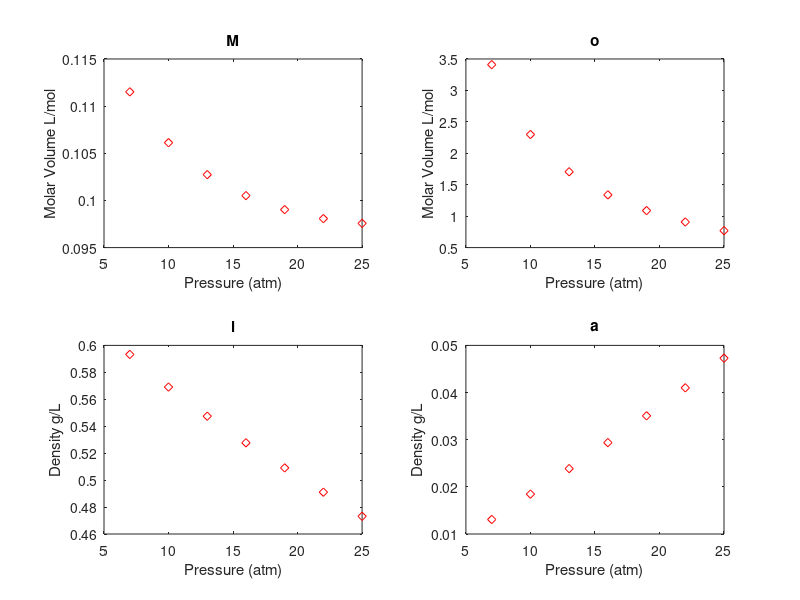

The MATLAB source for this figure: (Note: this script raises an error after producing the figure.)
function Dylan_Task5

%Dylan Hematillake
%20651646

clear all
clc
 
global T P R n z
 
R=0.08206; % gas constant.
 
T=50; % Temperature in oC
Pop= [7 10 13 16 19 22 25];
num=length(Pop);
for i=1:num
    P=Pop(i);
    
F=1; % Feed molar flow rate, mol/s.
z=[0.3977 0.2926 0.1997 0.0731 0.0369]; % Feed composition in mole fraction.
n=length(z);
 
mo=[0.2 0.1 0.2 0.2 0.3 0.5 0.3 0.1 0.05 0.05 0.5]; %first five values are liquid mole fractions, next 5 are vapour, last value is alpha
  
m=fsolve(@ProcessEquations,mo);
 
x=m(1:n); % Mole fractions of liquid phase.
y=m(n+1:2*n); % Mole fraction of vapor phase.
alpha=m(2*n+1);  % Ratio of vaporization.

[phiL,ZL]=fugacity(x,0);            
[phiV,ZV]=fugacity(y,1);
mvL=ZL*R*(T+273.15)/P; % Molar volume (L/mol) of liquid.
mvV= ZV*R*(T+273.15)/P; % Molar volume (L/mol) of vapor.
 
MM=[30.04 44.10 58.12 72.15 86.18]; % molar mass vector
MMLavg=x*MM'; % Average molar mass (g/mol) of liquid.
MMVavg=y*MM'; % Average molar mass (g/mol) of vapor.
 
RhoL=MMLavg/mvL/1000; % Density (g/cm3) of liquid.
RhoV=MMVavg/mvV/1000; % Density (g/cm3) of liquid. 
 
Results(i,:) = [Pop(i) mvL mvV RhoL RhoV];
end

labels = ["Molar Volume Liq", "Molar Volume Vap","Density Liq", "Density Vap"]

for i = 1:4
subplot(2,2,i)
plot(Pop,Results(:,i+1),'rd'),title(labels(i))
if i == 1 || i == 2
    xlabel("Pressure (atm)"),ylabel("Molar Volume L/mol")
else
    xlabel("Pressure (atm)"),ylabel("Density g/L")
end

end

xlswrite('Dylan Hematillake Lab 6.xlsx',Results,5)
end

function f=ProcessEquations(m)
 
global T P n z

x=m(1:n);  % Mole fractions of liquid phase.
y=m(n+1:2*n); % Mole fraction of vapor phase.
alpha=m(2*n+1); % Ratio of vaporization.
 
[phiL,ZL]=fugacity(x,0);
[phiV,ZV]=fugacity(y,1);
 
k=phiL./phiV;
 
f(1:n)=y'-k.*x'; %Equation 5
f(n+1:2*n)= x'-z'./(1+alpha.*(k-1)); %Equation 6(make sure everything is equal to 0                                           
f(2*n+1)= sum(z'.*(1-k)./(1+alpha.*(k-1)));  %Equation 8                                           
 
end

function [phi,Zm]=fugacity(mf,W)
 
global T P R  
 
% Critical values:
CPT=[48.2  305.5  0.099;  % Ethane
     42.0  370.0  0.153;  % Propane
     37.5  425.2  0.199;  % Butane
     33.75 469.60 0.254;  % Pentane
     30.32 507.90 0.300]; % Hexane
 
a=0.45724.*R.^2.*CPT(:,2).^2./CPT(:,1).*(1+(0.37464+1.54226.*CPT(:,3)-0.26992.*CPT(:,3).^2).*(1-sqrt((T+273.15)./CPT(:,2)))).^2;                                                                                      % Equation 12
b=0.0778.*R.*CPT(:,2)./CPT(:,1);  % Equation 13
 
A=a*P/R^2/(T+273.15)^2;
B=b*P/R/(T+273.15);
 
Aij=(1-0.012)*(A*A').^0.5;
Am=mf*(Aij*mf');
Bm=mf*B;
 
poly=[1 Bm-1 Am-2*Bm-3*Bm^2 Bm^3+Bm^2-Am*Bm]; %Equation 14                                                 
Z=roots(poly);
if W==0
 Zm=min(Z);
else Zm=max(Z);
end
 
phi=exp(B./Bm.*(Zm-1)-log(Zm-Bm)-Am./2/sqrt(2)./Bm.*(2.*(Aij*mf')/Am-B./Bm).*log((Zm+(1+sqrt(2)).*Bm)./(Zm+(1-sqrt(2)).*Bm))); %Equation 27
                                                                                                                                       
end 
 